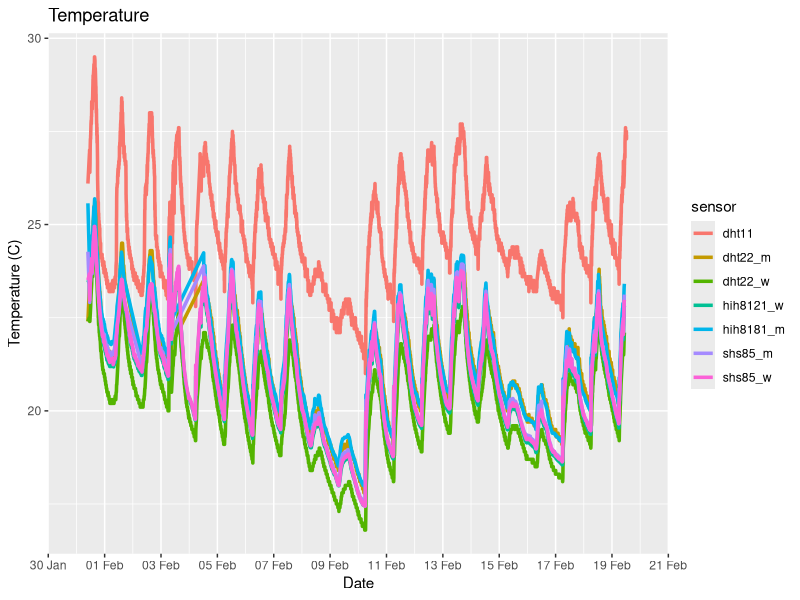
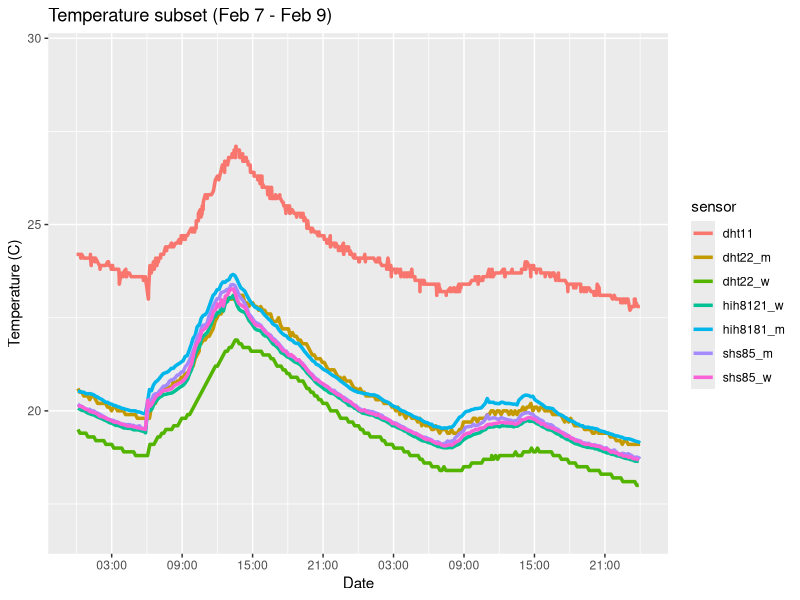
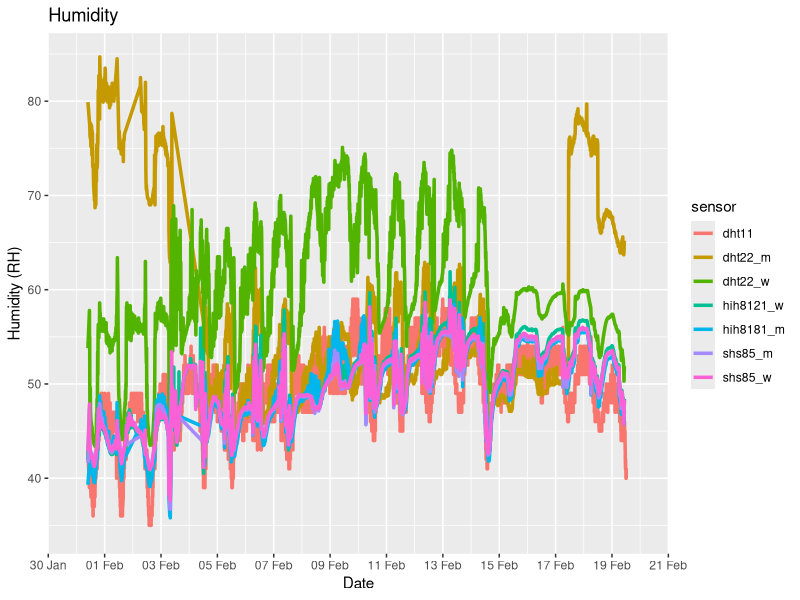
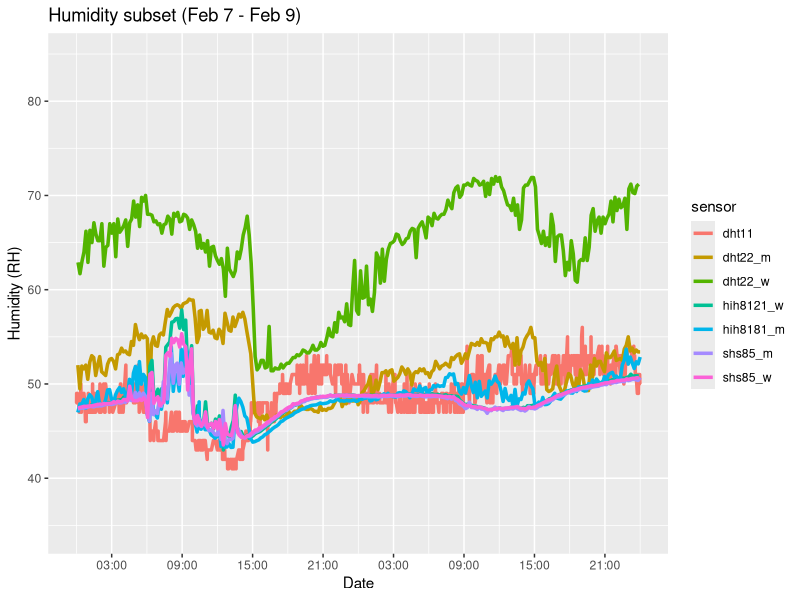
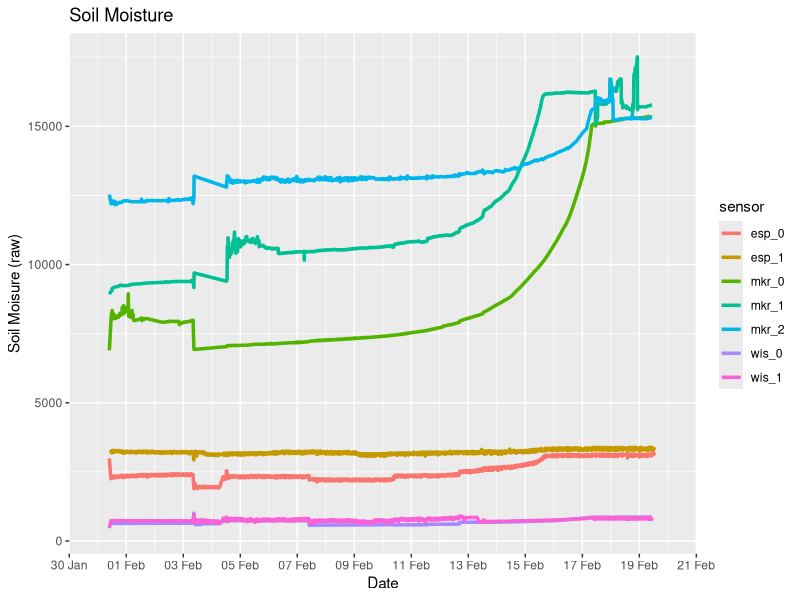
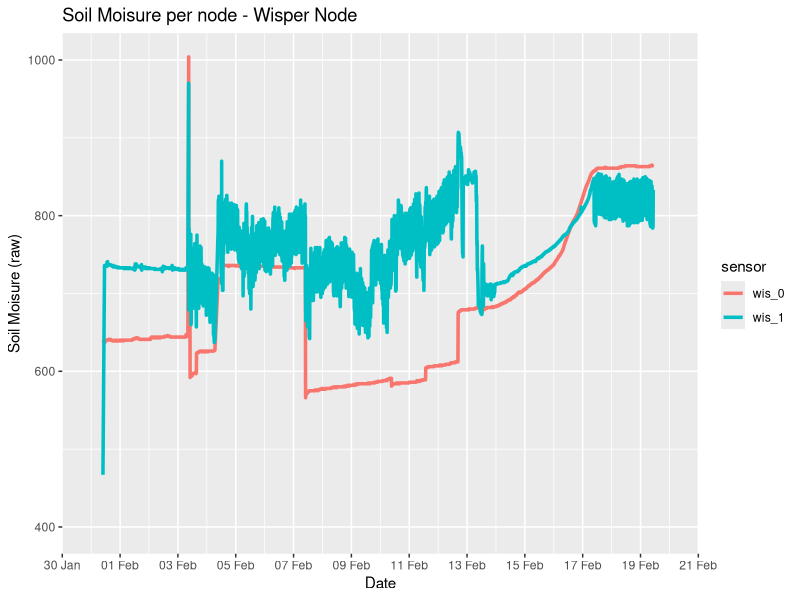
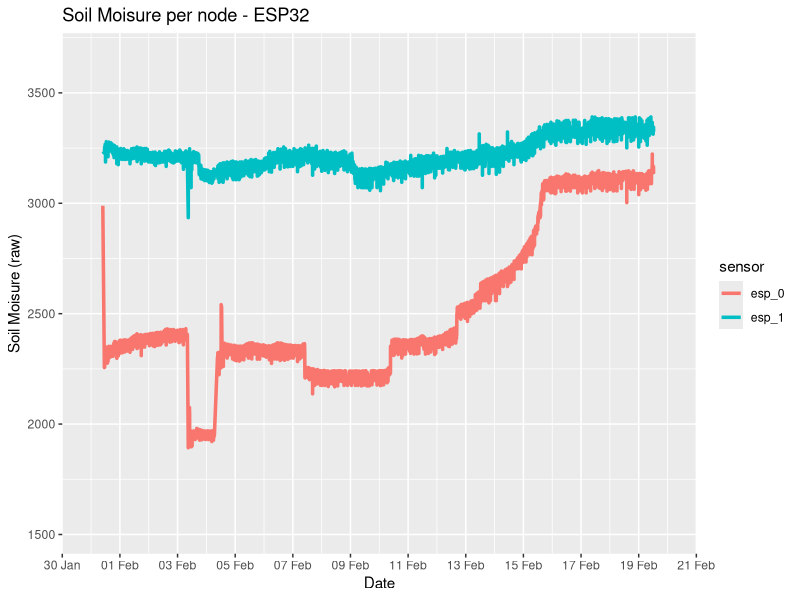
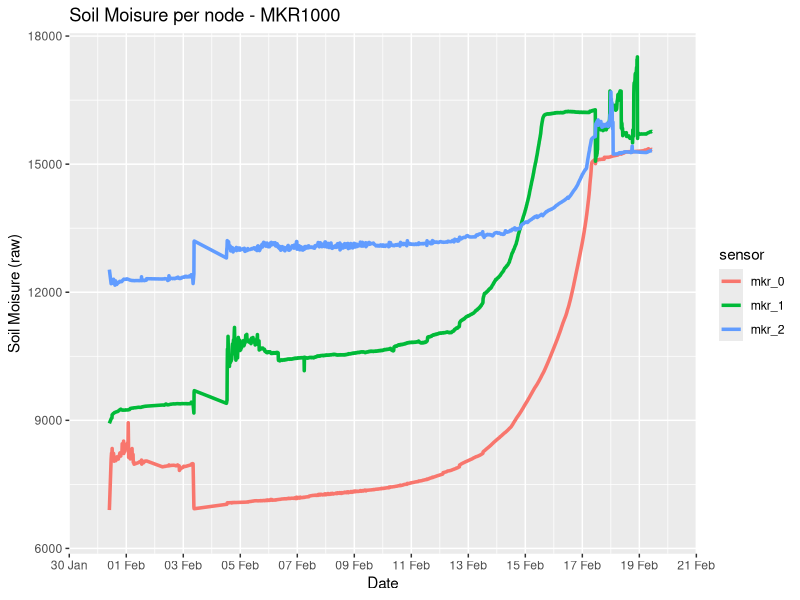

Write the R code that produced these figures, in order.
library(ggplot2)
library(scales)   # to access breaks/formatting functions
library(gridExtra) # for arranging plots
library(lubridate) # for working with dates

# put here the repo location
setwd('D:/std_folders/OneDrive/??????????????????/SM2DSBOC.data')

data_esp <- read.csv('data/data_esp32.csv', stringsAsFactors=FALSE)
data_mkr <- read.csv('data/data_mkr1000.csv', stringsAsFactors=FALSE)
data_wis <- read.csv('data/data_wisper_node.csv', stringsAsFactors=FALSE)

#clean data from NA's
row.has.na <- apply(data_esp, 1, function(x){any(is.na(x))})
sum(row.has.na)
data_esp <- data_esp[!row.has.na,]

row.has.na <- apply(data_mkr, 1, function(x){any(is.na(x))})
sum(row.has.na)
data_mkr <- data_mkr[!row.has.na,]

row.has.na <- apply(data_wis, 1, function(x){any(is.na(x))})
sum(row.has.na)
data_wis <- data_wis[!row.has.na,]

# Create POSIX data for correct visualization
data_esp$time <- as.POSIXct(data_esp$timestamp, format="%d/%m/%Y %H:%M:%S")
data_mkr$time <- as.POSIXct(data_mkr$timestamp, format="%d/%m/%Y %H:%M:%S")
data_wis$time <- as.POSIXct(data_wis$timestamp, format="%d/%m/%Y %H:%M:%S")


# Visualize data

# common data graphics
# Temperature
com.t <- data.frame(time = c(data_esp$time, data_mkr$time, data_mkr$time, data_mkr$time, data_wis$time, data_wis$time, data_wis$time), temperature = c(data_esp$dht11_temp, data_mkr$dht22_temp, data_mkr$shs85_temp, data_mkr$hih8121_temp, data_wis$dht22_temp, data_wis$shs85_temp, data_wis$hih8121_temp),  sensor=c(rep("dht11", length(data_esp$epoch)), rep("dht22_m", length(data_mkr$epoch)), rep("shs85_m", length(data_mkr$epoch)), rep("hih8181_m", length(data_mkr$epoch)),  rep("dht22_w", length(data_wis$epoch)), rep("shs85_w", length(data_wis$epoch)), rep("hih8121_w", length(data_wis$epoch))  ))
ggplot(com.t, aes(x = com.t$time, y = temperature)) + 
  geom_line(aes(color=sensor), size=1.2) +
  scale_x_datetime(date_breaks = "2 days", date_labels = "%d %b", limit=c(as.POSIXct("2020-31-01", format="%Y-%d-%m"), as.POSIXct("2020-20-02", format="%Y-%d-%m"))) +
  xlab("Date") + ylab("Temperature (C)") +
  ggtitle("Temperature")
ggsave("graphics/subs_temperature_common.png", width = 9, height = 4.2)

# Temperature subset per hour
ggplot(com.t, aes(x = com.t$time, y = temperature)) + 
  geom_line(aes(color=sensor), size=1.2) +
  scale_x_datetime(date_breaks = "6 hours", date_labels = "%H:%M", limit=c(as.POSIXct("2020-07-02", format="%Y-%d-%m"), as.POSIXct("2020-09-02", format="%Y-%d-%m"))) +
  xlab("Date") + ylab("Temperature (C)") +
  ggtitle("Temperature subset (Feb 7 - Feb 9)")
ggsave("graphics/subs_temperature_common_feb7_feb9.png", width = 9, height = 4.2)

# Humidity
com.h <- data.frame(time = c(data_esp$time, data_mkr$time, data_mkr$time, data_mkr$time, data_wis$time, data_wis$time, data_wis$time), humidity = c(data_esp$dht11_hum, data_mkr$dht22_hum, data_mkr$shs85_hum, data_mkr$hih8121_hum, data_wis$dht22_hum, data_wis$shs85_hum, data_wis$hih8121_hum),  sensor=c(rep("dht11", length(data_esp$epoch)), rep("dht22_m", length(data_mkr$epoch)), rep("shs85_m", length(data_mkr$epoch)), rep("hih8181_m", length(data_mkr$epoch)),  rep("dht22_w", length(data_wis$epoch)), rep("shs85_w", length(data_wis$epoch)), rep("hih8121_w", length(data_wis$epoch))  ))
ggplot(com.h, aes(x = com.h$time, y = humidity)) + 
  geom_line(aes(color=sensor), size=1.2) +
  scale_x_datetime(date_breaks = "2 days", date_labels = "%d %b", limit=c(as.POSIXct("2020-31-01", format="%Y-%d-%m"), as.POSIXct("2020-20-02", format="%Y-%d-%m"))) +
  xlab("Date") + ylab("Humidity (RH)") +
  ggtitle("Humidity")
ggsave("graphics/subs_humidity_common.png", width = 9, height = 4.2)

# Humidity subset per hour
ggplot(com.h, aes(x = com.h$time, y = humidity)) + 
  geom_line(aes(color=sensor), size=1.2) +
  scale_x_datetime(date_breaks = "6 hours", date_labels = "%H:%M", limit=c(as.POSIXct("2020-07-02", format="%Y-%d-%m"), as.POSIXct("2020-09-02", format="%Y-%d-%m"))) +
  xlab("Date") + ylab("Humidity (RH)") +
  ggtitle("Humidity subset (Feb 7 - Feb 9)")
ggsave("graphics/subs_humidity_common_feb7_feb9.png", width = 9, height = 4.2)

# Soil Moisutre
com.sm <- data.frame(time = c(data_esp$time, data_esp$time, data_mkr$time, data_mkr$time, data_mkr$time, data_wis$time, data_wis$time), soil_moisture = c(data_esp$sm_0, data_esp$sm_1, data_mkr$sm_0, data_mkr$sm_1, data_mkr$sm_2, data_wis$sm_0, data_wis$sm_1),  sensor=c(rep("esp_0", length(data_esp$epoch)), rep("esp_1", length(data_esp$epoch)), rep("mkr_0", length(data_mkr$epoch)), rep("mkr_1", length(data_mkr$epoch)), rep("mkr_2", length(data_mkr$epoch)),  rep("wis_0", length(data_wis$epoch)), rep("wis_1", length(data_wis$epoch))  ))
ggplot(com.sm, aes(x = com.sm$time, y = soil_moisture)) + 
  geom_line(aes(color=sensor), size=1.2) +
  scale_x_datetime(date_breaks = "2 days", date_labels = "%d %b", limit=c(as.POSIXct("2020-31-01", format="%Y-%d-%m"), as.POSIXct("2020-20-02", format="%Y-%d-%m"))) +
  xlab("Date") + ylab("Soil Moisure (raw)") +
  ggtitle("Soil Moisture")
ggsave("graphics/subs_sm_common.png", width = 9, height = 4.2)


# soil moisture per node gparhics
# Wisper Node
com.sm.wis <- data.frame(time = c(data_wis$time, data_wis$time), soil_moisture = c(data_wis$sm_0, data_wis$sm_1),  sensor=c(rep("wis_0", length(data_wis$epoch)), rep("wis_1", length(data_wis$epoch))  ))
ggplot(com.sm.wis, aes(x = com.sm.wis$time, y = soil_moisture)) + 
  geom_line(aes(color=sensor), size=1.2) +
  scale_x_datetime(date_breaks = "2 days", date_labels = "%d %b", limit=c(as.POSIXct("2020-31-01", format="%Y-%d-%m"), as.POSIXct("2020-20-02", format="%Y-%d-%m"))) +
  xlab("Date") + ylab("Soil Moisure (raw)") +
  ggtitle("Soil Moisure per node - Wisper Node")
ggsave("graphics/subs_sm_wisper_node.png", width = 9, height = 4.2)

com.sm.esp <- data.frame(time = c(data_esp$time, data_esp$time), soil_moisture = c(data_esp$sm_0, data_esp$sm_1),  sensor=c(rep("esp_0", length(data_esp$epoch)), rep("esp_1", length(data_esp$epoch)))  )
ggplot(com.sm.esp, aes(x = time, y = soil_moisture)) + 
  geom_line(aes(color=sensor), size=1.2) +
  scale_x_datetime(date_breaks = "2 days", date_labels = "%d %b", limit=c(as.POSIXct("2020-31-01", format="%Y-%d-%m"), as.POSIXct("2020-20-02", format="%Y-%d-%m"))) +
  xlab("Date") + ylab("Soil Moisure (raw)") +
  ggtitle("Soil Moisure per node - ESP32")
ggsave("graphics/subs_sm_esp32.png", width = 9, height = 4.2)

com.sm.mkr <- data.frame(time = c(data_mkr$time, data_mkr$time, data_mkr$time), soil_moisture = c(data_mkr$sm_0, data_mkr$sm_1, data_mkr$sm_2),  sensor=c(rep("mkr_0", length(data_mkr$epoch)), rep("mkr_1", length(data_mkr$epoch)), rep("mkr_2", length(data_mkr$epoch)))  )
ggplot(com.sm.mkr, aes(x = time, y = soil_moisture)) + 
  geom_line(aes(color=sensor), size=1.2) +
  scale_x_datetime(date_breaks = "2 days", date_labels = "%d %b", limit=c(as.POSIXct("2020-31-01", format="%Y-%d-%m"), as.POSIXct("2020-20-02", format="%Y-%d-%m"))) +
  xlab("Date") + ylab("Soil Moisure (raw)") +
  ggtitle("Soil Moisure per node - MKR1000")
ggsave("graphics/subs_sm_mkr1000.png", width = 9, height = 4.2)

# temperature per sensor graphics
com.t.dht <- data.frame(time = c(data_esp$time, data_mkr$time, data_wis$time), temperature = c(data_esp$dht11_temp, data_mkr$dht22_temp, data_wis$dht22_temp),  sensor=c(rep("dht11", length(data_esp$epoch)), rep("dht22_m", length(data_mkr$epoch)), rep("dht22_w", length(data_wis$epoch)))  )
ggplot(com.t.dht, aes(x = time, y = temperature)) + 
  geom_line(aes(color=sensor), size=1.2) +
  scale_x_datetime(date_breaks = "2 days", date_labels = "%d %b", limit=c(as.POSIXct("2020-31-01", format="%Y-%d-%m"), as.POSIXct("2020-20-02", format="%Y-%d-%m"))) +
  xlab("Date") + ylab("Temperature (C)") +
  ggtitle("Temperature per sensor family - DHT")
ggsave("graphics/subs_temperature_dht.png", width = 9, height = 4.2)

com.t.shs <- data.frame(time = c(data_mkr$time, data_wis$time), temperature = c(data_mkr$shs85_temp, data_wis$shs85_temp),  sensor=c(rep("shs85_m", length(data_mkr$epoch)), rep("shs85_w", length(data_wis$epoch)))  )
ggplot(com.t.shs, aes(x = time, y = temperature)) + 
  geom_line(aes(color=sensor), size=1.2) +
  scale_x_datetime(date_breaks = "2 days", date_labels = "%d %b", limit=c(as.POSIXct("2020-31-01", format="%Y-%d-%m"), as.POSIXct("2020-20-02", format="%Y-%d-%m"))) +
  xlab("Date") + ylab("Temperature (C)") +
  ggtitle("Temperature per sensor family - SHS85")
ggsave("graphics/subs_temperature_shs85.png", width = 9, height = 4.2)

com.t.hih <- data.frame(time = c(data_mkr$time, data_wis$time), temperature = c(data_mkr$hih8121_temp, data_wis$hih8121_temp),  sensor=c(rep("hih8181_m", length(data_mkr$epoch)),  rep("hih8121_w", length(data_wis$epoch)) ))
ggplot(com.t.hih, aes(x = time, y = temperature)) + 
  geom_line(aes(color=sensor), size=1.2) +
  scale_x_datetime(date_breaks = "2 days", date_labels = "%d %b", limit=c(as.POSIXct("2020-31-01", format="%Y-%d-%m"), as.POSIXct("2020-20-02", format="%Y-%d-%m"))) +
  xlab("Date") + ylab("Temperature (C)") +
  ggtitle("Temperature per sensor family - HIH8121")
ggsave("graphics/subs_temperature_hih8121.png", width = 9, height = 4.2)

# humidity per sensor graphics
com.h.dht <- data.frame(time = c(data_esp$time, data_mkr$time, data_wis$time), humidity = c(data_esp$dht11_hum, data_mkr$dht22_hum, data_wis$dht22_hum),  sensor=c(rep("dht11", length(data_esp$epoch)), rep("dht22_m", length(data_mkr$epoch)), rep("dht22_w", length(data_wis$epoch)))  )
ggplot(com.h.dht, aes(x = time, y = humidity)) + 
  geom_line(aes(color=sensor), size=1.2) +
  scale_x_datetime(date_breaks = "2 days", date_labels = "%d %b", limit=c(as.POSIXct("2020-31-01", format="%Y-%d-%m"), as.POSIXct("2020-20-02", format="%Y-%d-%m"))) +
  xlab("Date") + ylab("Humuduty (RH)") +
  ggtitle("Humidity per sensor family - DHT")
ggsave("graphics/subs_humidity_dht.png", width = 9, height = 4.2)

com.h.shs <- data.frame(time = c(data_mkr$time, data_wis$time), humidity = c(data_mkr$shs85_hum, data_wis$shs85_hum),  sensor=c(rep("shs85_m", length(data_mkr$epoch)), rep("shs85_w", length(data_wis$epoch)))  )
ggplot(com.h.shs, aes(x = time, y = humidity)) + 
  geom_line(aes(color=sensor), size=1.2) +
  scale_x_datetime(date_breaks = "2 days", date_labels = "%d %b", limit=c(as.POSIXct("2020-31-01", format="%Y-%d-%m"), as.POSIXct("2020-20-02", format="%Y-%d-%m"))) +
  xlab("Date") + ylab("Humuduty (RH)") +
  ggtitle("Humidity per sensor family - SHS85")
ggsave("graphics/subs_humidity_shs85.png", width = 9, height = 4.2)

com.h.hih <- data.frame(time = c(data_mkr$time, data_wis$time), humidity = c(data_mkr$hih8121_hum, data_wis$hih8121_hum),  sensor=c(rep("hih8181_m", length(data_mkr$epoch)),  rep("hih8121_w", length(data_wis$epoch)) ))
ggplot(com.h.hih, aes(x = time, y = humidity)) + 
  geom_line(aes(color=sensor), size=1.2) +
  scale_x_datetime(date_breaks = "2 days", date_labels = "%d %b", limit=c(as.POSIXct("2020-31-01", format="%Y-%d-%m"), as.POSIXct("2020-20-02", format="%Y-%d-%m"))) +
  xlab("Date") + ylab("Humuduty (RH)") +
  ggtitle("Humidity per sensor family - HIH8121")
ggsave("graphics/subs_humidity_hih8121.png", width = 9, height = 4.2)

# do some calculations (rmse[select reference])...

